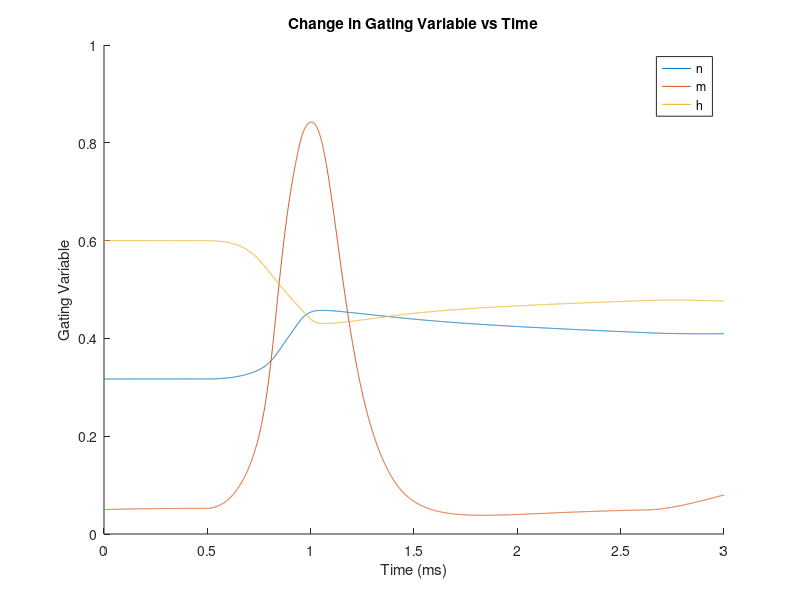
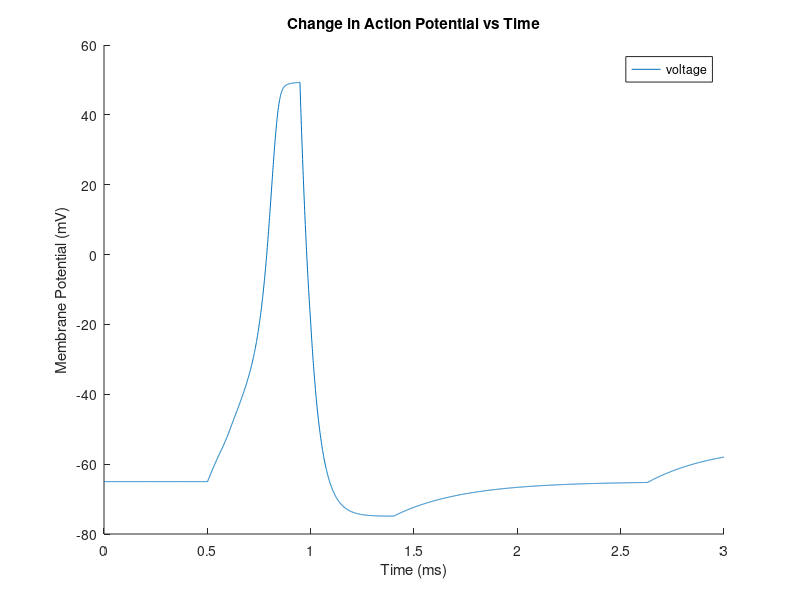
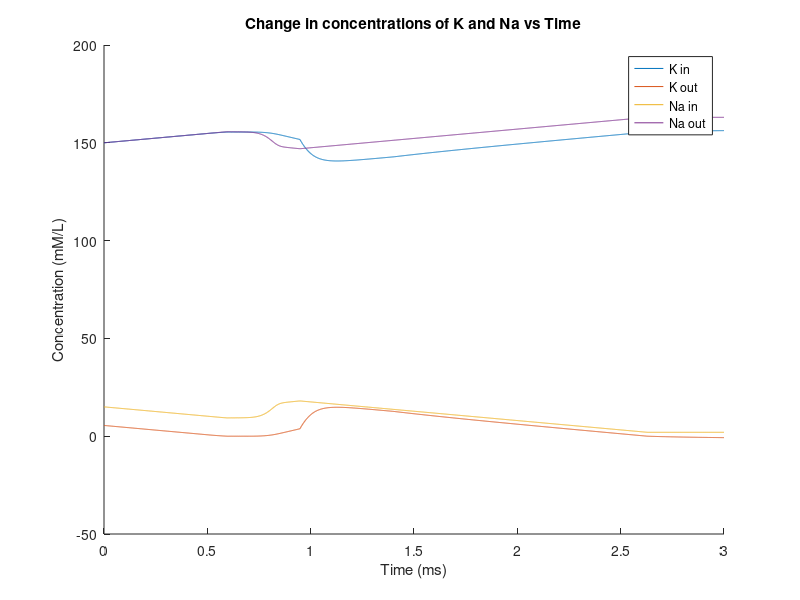

Write MATLAB code to recreate these figures, in order.
% hw3_ex4_whsolo_sorhom.m
% Will Solow and Skye Rhomberg
% CS346 - Spring 2020
% HW3 - HH simulations

% This code simulates the HH Model with the Na-K pump, graphing V, m,
% n, and h with respect to time. It also simulates the concentrations of K
% and Na inside and out of the membrane, and controls the Na-K pump to
% on/off accordingly. In contrast to ex3, we simulate the model with the
% Na gates to close at 50mV and the K gates to open at 50mV. 

% TO RUN: Press F5

% simulation length and change in time (in seconds)
sim_length = 3;
dt = .001;
num_iterations = sim_length/dt;

% default is that both channels start as closed - 0 is closed, 1 is open
% used to keep track if the voltage gated channels are open to control
% current
Na_O = 0;
K_O = 0;
% used to turn pump on and off. 0 is off, 1 is on default starts at on as
% initial concentrations are in desired range.
P_O = 1;

% Initializing constants
I_max = 15;
I = 0; % applied current
C_M = .1; % capacitance

% initial voltage and gating probabilities
V_init = -65; % action potential (mV)
n_init = .317; % potassium activation gating probability
m_init = .05; % sodium activation gating probability
h_init = .6; % sodium inactivation gating probability

% initial concentrations of Na and K 
Na_in_init = 15;
Na_out_init = 150;
K_in_init = 150;
K_out_init = 5.5;

% Gating constants. Controls when the gates open and close based on the
% voltage
Na_open = -55;
Na_close = 49.3;
K_open = 49.3;

% displacements from equilibrium potential K: potassium, Na: sodium, L: leakage
% used in calculating the currents of K, Na, and L
V_K = -77;
V_Na = 50;
V_L = -54.4;

% conductance constants K: potassium, Na: sodium, L: leakage
% used in caculating the currents of K, Na, and L
g_K  = 36;
g_Na = 120;
g_L  = .3;

% assign initial values to voltage and gate constants
t(1) = 0;
V(1) = V_init;
n(1) = n_init;
m(1) = m_init;
h(1) = h_init;

% assign initial values to concentrations
K_in(1) = K_in_init;
K_out(1) = K_out_init;
Na_in(1) = Na_in_init;
Na_out(1) = Na_out_init;

% calculating opening and closing rate constants
% used in calculating the probablities of a gate being open for 
% n, m, and h, the gates of K, Na, and L
a_n = @(V) .01  * (V+55) / (1 - exp(-(V+55) / 10));
a_m = @(V) .1   * (V+40) / (1 - exp(-(V+40) / 10));
a_h = @(V) .07  *               exp(-(V+65) / 20) ;
b_n = @(V) .125 *               exp(-(V+65) / 80) ;
b_m = @(V) 4    *               exp(-(V+65) / 18) ;
b_h = @(V) 1             / (1 + exp(-(V+35) / 10));

% calculating rate of change of n, m, and h (gating variables)
dNdt = @(V, n, m, h) a_n(V) * (1-n) - b_n(V) * n;
dMdt = @(V, n, m, h) a_m(V) * (1-m) - b_m(V) * m;
dHdt = @(V, n, m, h) a_h(V) * (1-h) - b_h(V) * h;

% calculating currents of K, NA, and L
% used in the model to compute change in voltage
% K channel only on when voltage is greater
% logical operator implements gating, returns 1 if gate is open, 0 if
% closed. Leakage has no gating as it is always open
I_K  = @(V, n) g_K  * n^4 *(V-V_K);
I_Na = @(V, m, h) g_Na  * m^3 * h * (V-V_Na);
I_L  = @(V) g_L * (V-V_L);
% pump constant, counteracts initial value of I_L
I_P = g_L * (V_init-V_L);

% calculating rate of change of voltage based on currents
dVdt = @(V, n, m, h, I, Na_O, K_O, P_O) (I - K_O*I_K(V,n) - Na_O*I_Na(V,m,h) - ...
    I_L(V) + P_O*I_P) / C_M;

% used to calculate the change in concentrations of K and Na
% for K, calculating positive change of concentration outside
% for Na, calcualting positive change of concentration outside

dKdt = @(V, n, K_O, P_O) -I_K(V,n)*K_O - I_L(V) - 2*P_O*I_P;
dNadt = @(V, m, h, Na_O, P_O) -I_Na(V,m,h)*Na_O + 3*P_O*I_P;

% when to start and end the current
curr_start = .5;
curr_length = .5;
curr_end = curr_start + curr_length;

% simulation loop
for i=1:num_iterations
    % update time
    t(i+1)= i * dt;
    
    % compute RK4 estimations
    % del 1 estimates
    dV1 = dVdt(V(i)      , n(i)      , m(i)      , h(i)      , I, Na_O, ...
        K_O, P_O)*dt;
    dN1 = dNdt(V(i)      , n(i)      , m(i)      , h(i)      )*dt;
    dM1 = dMdt(V(i)      , n(i)      , m(i)      , h(i)      )*dt;
    dH1 = dHdt(V(i)      , n(i)      , m(i)      , h(i)      )*dt;
    dK1 = dKdt(V(i)      , n(i)                  , K_O, P_O)*dt;
    dNa1=dNadt(V(i)      , m(i)      , h(i)      , Na_O,P_O)*dt;
    
    % del 2 estimates
    dV2 = dVdt(V(i)+dV1/2, n(i)+dN1/2, m(i)+dM1/2, h(i)+dH1/2, I, Na_O, ...
        K_O, P_O)*dt;
    dN2 = dNdt(V(i)+dV1/2, n(i)+dN1/2, m(i)+dM1/2, h(i)+dH1/2)*dt;
    dM2 = dMdt(V(i)+dV1/2, n(i)+dN1/2, m(i)+dM1/2, h(i)+dH1/2)*dt;
    dH2 = dHdt(V(i)+dV1/2, n(i)+dN1/2, m(i)+dM1/2, h(i)+dH1/2)*dt;
    dK2 = dKdt(V(i)+dV1/2, n(i)+dN1/2            , K_O, P_O)*dt;
    dNa2=dNadt(V(i)+dV1/2, m(i)+dM1/2, h(i)+dH1/2, Na_O, P_O)*dt;
    
    %del 3 estimates
    dV3 = dVdt(V(i)+dV2/2, n(i)+dN2/2, m(i)+dM2/2, h(i)+dH2/2, I, Na_O, ...
        K_O, P_O)*dt;
    dN3 = dNdt(V(i)+dV2/2, n(i)+dN2/2, m(i)+dM2/2, h(i)+dH2/2)*dt;
    dM3 = dMdt(V(i)+dV2/2, n(i)+dN2/2, m(i)+dM2/2, h(i)+dH2/2)*dt;
    dH3 = dHdt(V(i)+dV2/2, n(i)+dN2/2, m(i)+dM2/2, h(i)+dH2/2)*dt;
    dK3 = dKdt(V(i)+dV2/2, n(i)+dN2/2            , K_O, P_O)*dt;
    dNa3=dNadt(V(i)+dV2/2, m(i)+dM2/2, h(i)+dH2/2, Na_O, P_O)*dt;
    
    % del 4 estimates
    dV4 = dVdt(V(i)+dV3  , n(i)+dN3  , m(i)+dM3  , h(i)+dH3  , I, Na_O, ...
        K_O, P_O)*dt;
    dN4 = dNdt(V(i)+dV3  , n(i)+dN3  , m(i)+dM3  , h(i)+dH3  )*dt;
    dM4 = dMdt(V(i)+dV3  , n(i)+dN3  , m(i)+dM3  , h(i)+dH3  )*dt;
    dH4 = dHdt(V(i)+dV3  , n(i)+dN3  , m(i)+dM3  , h(i)+dH3  )*dt;
    dK4 = dKdt(V(i)+dV3  , n(i)+dN3              , K_O, P_O)*dt;
    dNa4=dNadt(V(i)+dV3  , m(i)+dM3  , h(i)+dH3  , Na_O, P_O)*dt;
    
    % compute value at next time step
    V(i+1) = V(i) + (dV1 + 2*dV2 + 2*dV3 + dV4)/6;
    n(i+1) = n(i) + (dN1 + 2*dN2 + 2*dN3 + dN4)/6;
    m(i+1) = m(i) + (dM1 + 2*dM2 + 2*dM3 + dM4)/6;
    h(i+1) = h(i) + (dH1 + 2*dH2 + 2*dH3 + dH4)/6;
    
    % compute change in concentrations at next time step
    K_in(i+1) = K_in(i) + (dK1 + 2*dK2 + 2*dK3 + dK4)/6;
    K_out(i+1) = K_out(i) - (dK1 + 2*dK2 + 2*dK3 + dK4)/6;
    Na_in(i+1) = Na_in(i) + (dNa1 + 2*dNa2 + 2*dNa3 + dNa4)/6;
    Na_out(i+1) = Na_out(i) - (dNa1 + 2*dNa2 + 2*dNa3 + dNa4)/6;
    
    % start/end current pulse
    I = (i*dt > curr_start & i*dt < curr_end) * I_max;
    
    % check to see if Na and K gates are open/closed
    % Voltage is above base threshold and below max, Ka channel not open
    Na_O = (V(i+1) > Na_open & V(i+1) < Na_close) & ~(K_O);
    % Voltage is above threshold or voltage is decreasing
    K_O = ((V(i+1) > K_open) | (V(i+1)-V(i) < 0));
    
    % turn pump on/off
    % on (1) if K conc outside and Na conc inside are both positive
    P_O = (K_out(i+1) > 0 & Na_in(i+1) > 0);
end

figure;
hold on;
title("Change in Gating Variable vs Time");
xlabel("Time (ms)");
ylabel("Gating Variable");
plot(t,n);
plot(t,m);
plot(t,h);
legend('n', 'm', 'h');

figure;
hold on;
title("Change in Action Potential vs Time");
xlabel("Time (ms)");
ylabel("Membrane Potential (mV)");
plot(t,V);
legend('voltage');

figure;
hold on;
title("Change in concentrations of K and Na vs Time");
xlabel("Time (ms)");
ylabel("Concentration (mM/L)");
plot(t,K_in);
plot(t,K_out);
plot(t,Na_in);
plot(t,Na_out);
legend('K in', 'K out', 'Na in', 'Na out');